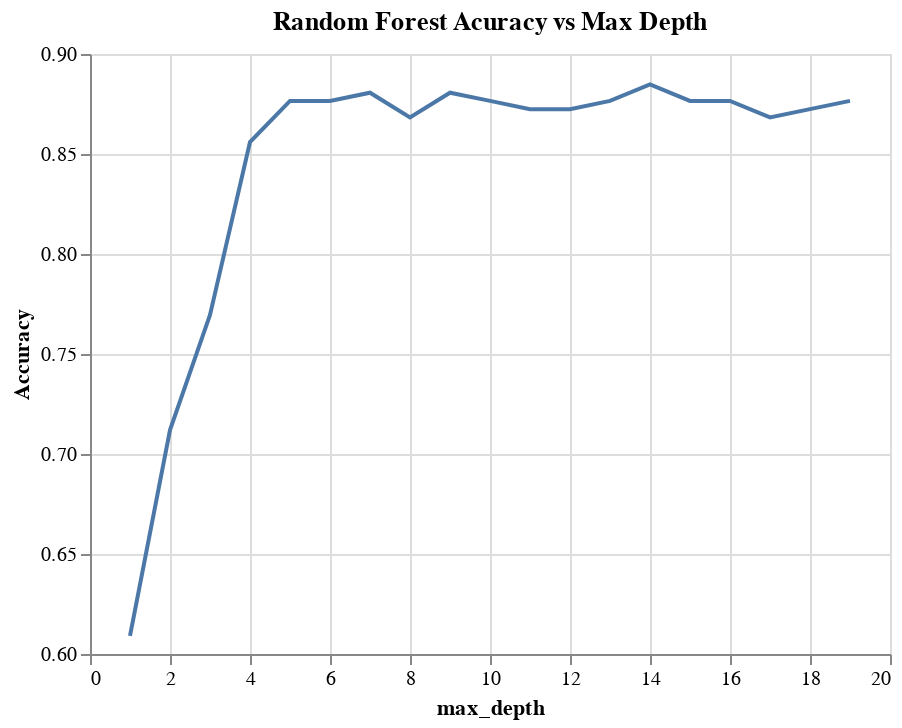

Notebook code for this chart:
### Code cell
print("查看max_depth图表")
max_depth_chart= alt.Chart(max_depth).mark_line().encode(
    alt.X("max_depth", scale= alt.Scale(zero=False)),
    alt.Y("Accuracy", scale= alt.Scale(zero=False)), 
    tooltip= ["max_depth", "Accuracy"]
).properties(
    title="Random Forest Acuracy vs Max Depth"
)
max_depth_chart

### Figure 1 — Vega-Lite specification as saved in the notebook (floating-point values rounded to 4 significant figures)
{"config": {"view": {"continuousWidth": 400, "continuousHeight": 300}}, "data": {"name": "data-5dcdd72595c8ee0ed4084ef9d2c1c814"}, "mark": "line", "encoding": {"tooltip": [{"field": "max_depth", "type": "quantitative"}, {"field": "Accuracy", "type": "quantitative"}], "x": {"field": "max_depth", "scale": {"zero": false}, "type": "quantitative"}, "y": {"field": "Accuracy", "scale": {"zero": false}, "type": "quantitative"}}, "title": "Random Forest Acuracy vs Max Depth", "$schema": "https://vega.github.io/schema/vega-lite/v4.17.0.json", "datasets": {"data-5dcdd72595c8ee0ed4084ef9d2c1c814": [{"max_depth": 1, "Accuracy": 0.6091}, {"max_depth": 2, "Accuracy": 0.7119}, {"max_depth": 3, "Accuracy": 0.7695}, {"max_depth": 4, "Accuracy": 0.856}, {"max_depth": 5, "Accuracy": 0.8765}, {"max_depth": 6, "Accuracy": 0.8765}, {"max_depth": 7, "Accuracy": 0.8807}, {"max_depth": 8, "Accuracy": 0.8683}, {"max_depth": 9, "Accuracy": 0.8807}, {"max_depth": 10, "Accuracy": 0.8765}, {"max_depth": 11, "Accuracy": 0.8724}, {"max_depth": 12, "Accuracy": 0.8724}, {"max_depth": 13, "Accuracy": 0.8765}, {"max_depth": 14, "Accuracy": 0.8848}, {"max_depth": 15, "Accuracy": 0.8765}, {"max_depth": 16, "Accuracy": 0.8765}, {"max_depth": 17, "Accuracy": 0.8683}, {"max_depth": 18, "Accuracy": 0.8724}, {"max_depth": 19, "Accuracy": 0.8765}]}}
